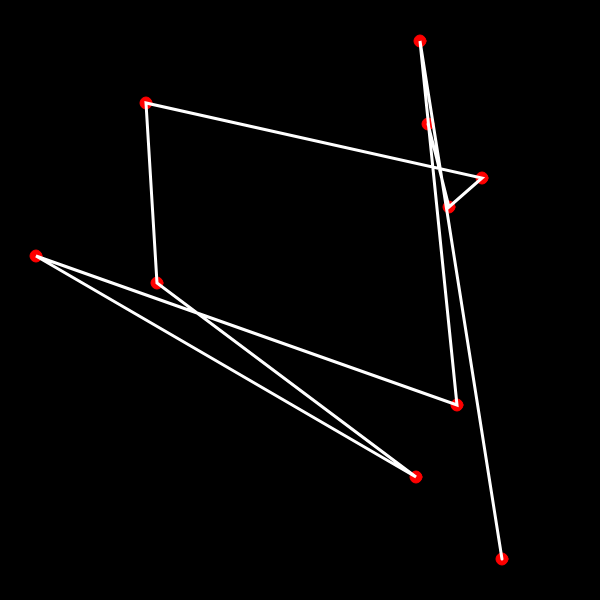
Frame 1 (no input)
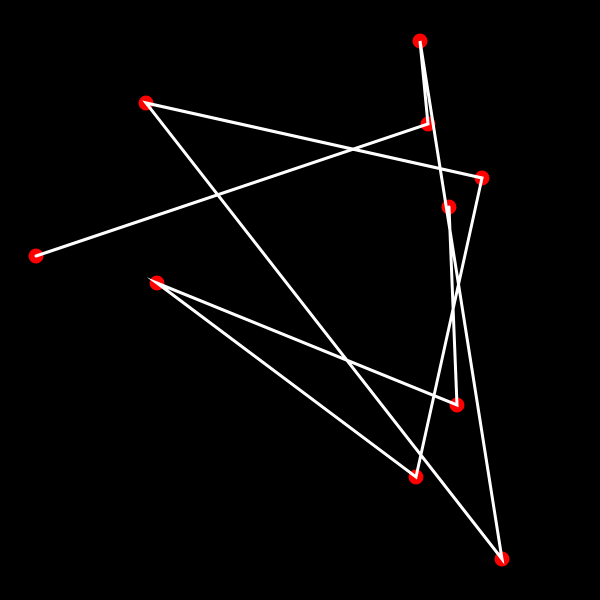
Frame 60 (no input)
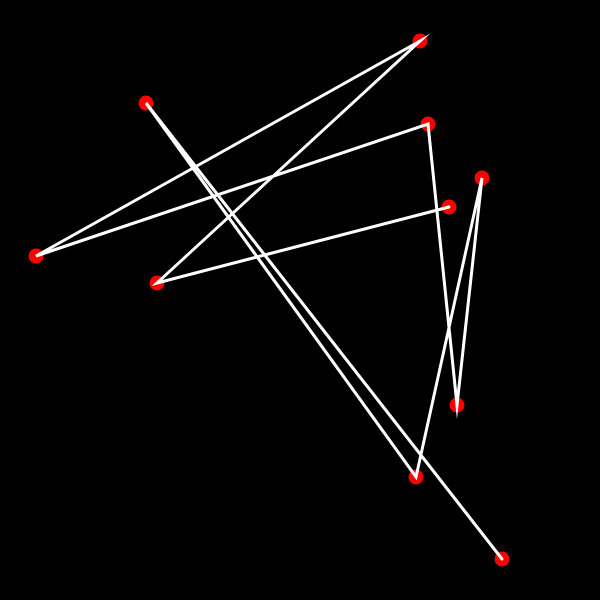
Frame 120 (the mouse pressed at the canvas centre since frame 60)

The p5.js sketch that drew these frames (run headless with seeded random() and noise() and a simulated clock; from frame 60 on, the mouse is pressed at the canvas centre):

// p5.js sketch
// ── sketch.js
let width;
let height;
let vertices;
let num;
let order;
let min_distance;
function setup() {
  width = height = 600;
  createCanvas(width, height);
  
  vertices = [];
  order = [];
  num = 10;
  min_distance = Infinity;

  for(let i = 0; i < num; i++) {
    vertices[i] = createVector(floor(random(width)), floor(random(height)));
    order[i] = i;
  }
}

function draw() {
  background(0);
  //frameRate(5);
  ellipseMode(CENTER);
  for(let i = 0; i < vertices.length; i++) {
    fill(255, 0, 0);
    stroke(255, 0, 0);
    ellipse(vertices[i].x, vertices[i].y, 12, 12);
  }
  
  if (calcDistance(vertices, order) < min_distance) {
    min_distance = calcDistance(vertices, order);
    console.log(`Minimum Distance = ${min_distance}, order = ${order}`)
  }

  strokeWeight(3);
  stroke(255);
  noFill();
  beginShape();
  for(let i = 0; i < vertices.length; i++) {
    vertex(vertices[order[i]].x, vertices[order[i]].y);
  }
  shuffle(order, true);
  endShape();
}

function calcDistance(arr, order) {
  sum = 0;
  for(let i = 0; i < arr.length - 1; i++) {
    sum += dist(arr[order[i]].x, arr[order[i]].y, arr[order[i+1]].x, arr[order[i+1]].y);
  }
  return sum;
}

// ── cities.js
class Cities {
    constructor(order, distance) {
        this.order = order;
        this.distance = distance;
    }
}
